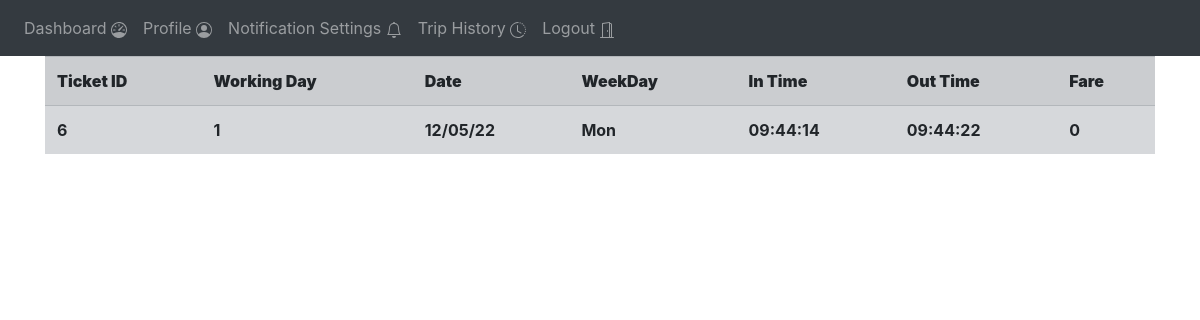
Before: /student-trip-history (signed in) with the older database file.
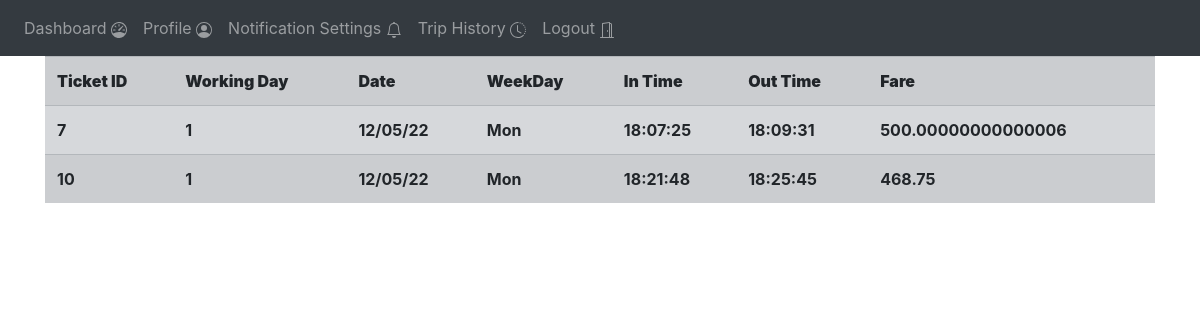
After: the same page with the newer database file.
### website/models.py (models this page shows)
class Tickets(db.Model):
    id = db.Column(db.Integer, primary_key=True)
    trip_id =  db.Column(db.Integer)
    user_id = in_time =  db.Column(db.Integer)
    rfid_number =  db.Column(db.String(20))
    in_time =  db.Column(db.String(15))
    out_time =  db.Column(db.String(15))
    status = db.Column(db.String(10))
    route_id = db.Column(db.String(1))
    distance= db.Column(db.Integer)
    fare = db.Column(db.Integer)

class Trips(db.Model):
    trip_id = db.Column(db.Integer, primary_key=True)
    working_day = db.Column(db.Integer)
    route_id = db.Column(db.Integer)
    conductor_id = db.Column(db.Integer)
    bus_id =  db.Column(db.String(1))
    session = db.Column(db.String(1))
    status = db.Column(db.String(15))
    current_phase = db.Column(db.String(15))
    start_time =  db.Column(db.String(15))
    end_time = db.Column(db.String(15))

class Working_day(db.Model):
    day = db.Column(db.Integer, primary_key=True)
    date = db.Column(db.String(15))
    week_day = db.Column(db.String(15))
    trips_created = db.Column(db.String(1))

### website/views.py (the view)
@views.route('/student-trip-history', methods=['GET', 'POST'])
@login_required
def student_trip_history():
    tickets  = Tickets.query.filter_by(user_id = current_user.id).all()
    route_id = Student_details.query.filter_by(id=current_user.id).first()
    route_id = route_id.route
    trips = Trips.query.filter_by(route_id = route_id).all()
    working_days = Working_day.query.all()
    return render_template("student_trip_history.html" , user = current_user , tickets = tickets , trips = trips , working_days = working_days)

### website/__init__.py (called while the page is built)
def create_app():
    app = Flask(__name__)
    app.config['SECRET_KEY'] = '#itsactuallyapassword'
    app.config['SQLALCHEMY_DATABASE_URI'] = f'sqlite:///{DB_NAME}'
    db.init_app(app)
    from .views import views
    from .auth import auth
    app.register_blueprint(views, url_prefix='/')
    app.register_blueprint(auth, url_prefix='/')
    from .models import User
    create_database(app)
    login_manager = LoginManager()
    login_manager.login_view = 'auth.login'
    login_manager.init_app(app)
    @login_manager.user_loader
    def load_user(id):
        return User.query.get(int(id))
    return app

### website/templates/student_trip_history.html (shortened to what this page needs)
{% extends "base.html" %}
{% block content %}
<div>
    <table class="table table-secondary table-striped">
        <tr>
            <th><b>Ticket ID</b></th>
            <th><b>Working Day</b></th>
            <th><b>Date</b></th>
            <th><b>WeekDay</b></th>
            <th><b>In Time</b></th>
            <th><b>Out Time</b></th>
            <th><b>Fare</b></th>
        </tr>
        {%if tickets%}
        {% for ticket in tickets %}
        <tr>
            <th>{{ticket.id}}</th>
                {% for trip in trips%}
                    {% if trip.trip_id == ticket.trip_id%}
                        {% for wd in working_days %}
                            {% if trip.working_day == wd.day %}
                            <th>{{trip.working_day}}</th>
                            <th>{{wd.date}}</th>
                            <th>{{wd.week_day}}</th>
                            {%endif%}
                        {%endfor%}
                    {%endif%}
                {%endfor%}
            <th>{{ticket.in_time}}</th>
            <th>{{ticket.out_time}}</th>
            <th>{{ticket.fare}}</th>
        </tr>
        {%endfor%}
        {%endif%}
    </table>
</div>
{% endblock %}

Changed rows visible on the page:
removed Tickets: id "6", in_time "09:44:14", out_time "09:44:22", fare "0", Working_day ({{ trip.working_day }} "1", date "12/05/22", week_day "Mon")
added Tickets: id "7", in_time "18:07:25", out_time "18:09:31", fare "500.00000000000006", Working_day ({{ trip.working_day }} "1", date "12/05/22", week_day "Mon")
added Tickets: id "10", in_time "18:21:48", out_time "18:25:45", fare "468.75", Working_day (date "12/05/22", week_day "Mon")
now on this page (row edited): Trips: working_day "1", Working_day (date "12/05/22", week_day "Mon")
